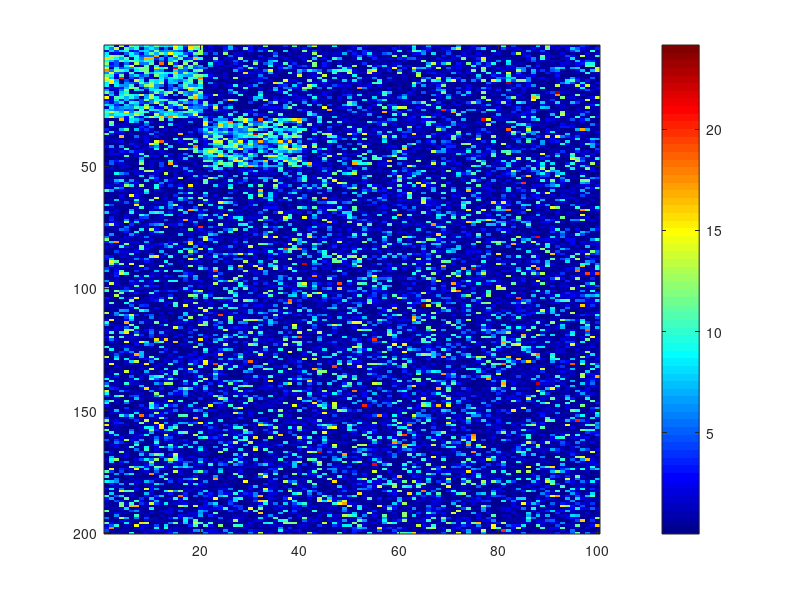
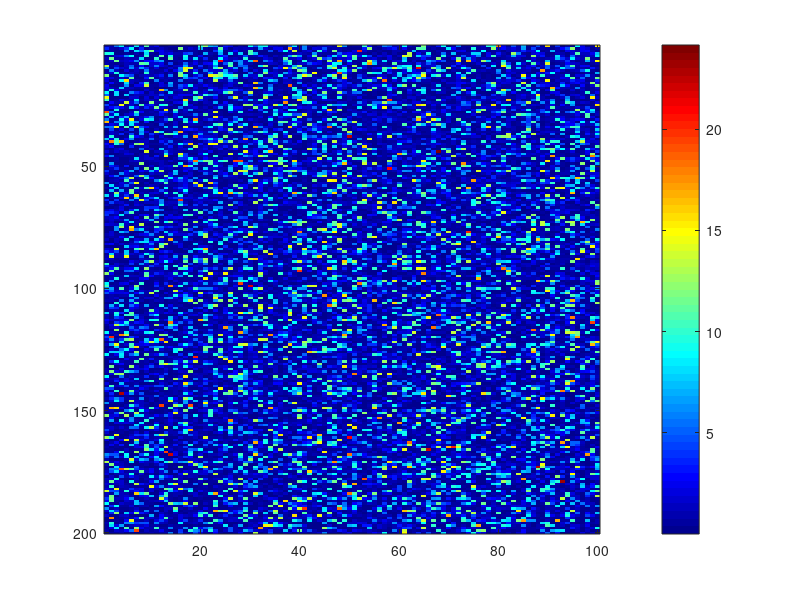

Source code (MATLAB) for these figures, in order: (Note: this script raises an error after producing the figures.)
%% This demo evaluate the performance of Algorithm 1 in a bipartite graph with two IGDBs
%% Generate a bipartite graph with two IGDBs
k=60;   % case+control
q1=0.8;q2=0.2;
mu0=0;mu1=1;sigma=1;
delta=(mu1-mu0)/sigma*sqrt(k/4);
N = 200; M = 100; n1 = 30; m1 = 20;  n2 = 20; m2=20;


G = zeros(N,M);
G(1:n1,1:m1) = ones(n1,m1);
G((n1+1):(n1+n2),(m1+1):(m1+m2)) = ones(n2,m2);
true_edge = G(:);
false_edge = 1-true_edge;

W_vec=trnd(k-2,N*M,1);
idx_true_edge = find(true_edge);
idx_false_edge = find(false_edge);
sample_idx_true = datasample(idx_true_edge,floor(q1*sum(true_edge)),'Replace',false);
sample_idx_false = datasample(idx_false_edge,ceil(q2*sum(false_edge)),'Replace',false);

W_vec(sample_idx_true) = nctrnd(k-2,delta,size(sample_idx_true));
W_vec(sample_idx_false) = nctrnd(k-2,delta,size(sample_idx_false));
W_n = reshape(W_vec,N,M);

p=2*tcdf(-abs(W_n),k-2);
logP=-log(p);
W_org=logP;

figure;imagesc(W_org);colormap jet;colorbar;

%% Permute nodes
perm_matrix = reshape((1:N*M),N,M);
row_perm_idx = randperm(N);
col_perm_idx = randperm(M);
perm_matrix = perm_matrix(row_perm_idx,col_perm_idx);
perm_vec = perm_matrix(:);
[result ID]=sort(perm_vec);
W_vec = W_org(:);
W1_vec = W_vec(perm_vec);
W1 = reshape(W1_vec,N,M);
figure;imagesc(W1);colormap jet;colorbar;snapnow

%% Detect IGDB
c_vec0 = 0.1:0.1:5;
r=-log(0.05);
lambda_vec0 = 1:0.05:2;
[s_rev,t_rev, c_rev, lambda_rev]=greedy_lik_fun(W1,c_vec0,lambda_vec0,r);
s_in = setdiff(1:N,s_rev);
t_in = setdiff(1:M,t_rev);
figure;imagesc(W1(s_in,t_in));colormap jet;colorbar;
figure;imagesc(W1([s_in sort(s_rev)],[t_in sort(t_rev)]));colormap jet;colorbar;
%% remove the detected subgraph and refill with mean
W_vec = W1(:);
p = sum(W_vec>r)/size(W_vec,1);
W_vec = W_vec(W_vec>r);
mean_W = mean(W_vec);

a = binornd(1,p*ones(1,size(s_in,2)*size(t_in,2)));
input_vec = mean_W*a;
input_clu = reshape(input_vec,[size(s_in,2) size(t_in,2)]);
W2 = W1;
W2(s_in,t_in) = input_clu;

figure;imagesc(W2([s_in sort(s_rev)],[t_in sort(t_rev)]));colormap jet;colorbar;
figure;imagesc(W2);colormap jet;colorbar;

%% repeat IGDB detection
[s_rev2,t_rev2, c_rev2, lambda_rev2]=greedy_lik_fun(W2,c_vec0,lambda_vec0,r);
s_in2 = setdiff(1:N,s_rev2);
t_in2 = setdiff(1:M,t_rev2);
figure;imagesc(W2(s_in2,t_in2));colormap jet;colorbar;
figure;imagesc(W2([s_in2 sort(s_rev2)],[t_in2 sort(t_rev2)]));colormap jet;colorbar;

%% display full structure
s_left = setdiff(1:N,[s_in s_in2]);
t_left = setdiff(1:M,[t_in t_in2]);
figure;imagesc(W1([s_in s_in2 sort(s_left)],[t_in t_in2 sort(t_left)]));colormap jet;colorbar;


